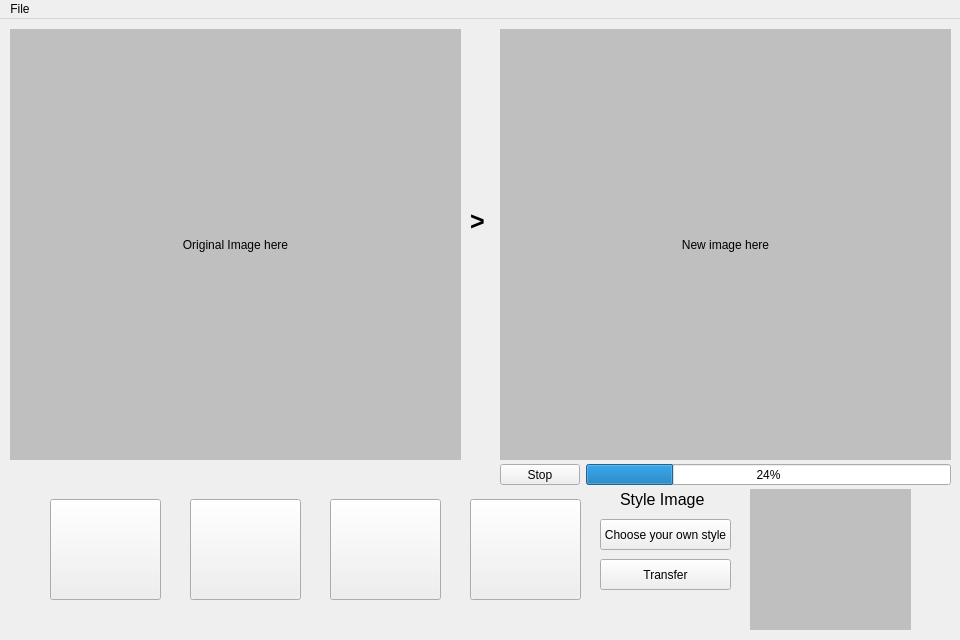
<?xml version="1.0" encoding="UTF-8"?>
<ui version="4.0">
 <class>MainWindow</class>
 <widget class="QMainWindow" name="MainWindow">
  <property name="geometry">
   <rect>
    <x>0</x>
    <y>0</y>
    <width>960</width>
    <height>640</height>
   </rect>
  </property>
  <property name="windowTitle">
   <string>MainWindow</string>
  </property>
  <property name="styleSheet">
   <string notr="true"/>
  </property>
  <widget class="QWidget" name="centralwidget">
   <widget class="QLabel" name="originalImg">
    <property name="enabled">
     <bool>true</bool>
    </property>
    <property name="geometry">
     <rect>
      <x>10</x>
      <y>10</y>
      <width>451</width>
      <height>431</height>
     </rect>
    </property>
    <property name="styleSheet">
     <string notr="true">background-color: rgb(191, 191, 191);</string>
    </property>
    <property name="frameShadow">
     <enum>QFrame::Plain</enum>
    </property>
    <property name="text">
     <string>Original Image here</string>
    </property>
    <property name="alignment">
     <set>Qt::AlignCenter</set>
    </property>
   </widget>
   <widget class="QLabel" name="newImg">
    <property name="geometry">
     <rect>
      <x>500</x>
      <y>10</y>
      <width>451</width>
      <height>431</height>
     </rect>
    </property>
    <property name="styleSheet">
     <string notr="true">background-color: rgb(191, 191, 191);</string>
    </property>
    <property name="text">
     <string>New image here</string>
    </property>
    <property name="alignment">
     <set>Qt::AlignCenter</set>
    </property>
   </widget>
   <widget class="QLabel" name="label_3">
    <property name="geometry">
     <rect>
      <x>470</x>
      <y>172</y>
      <width>20</width>
      <height>61</height>
     </rect>
    </property>
    <property name="font">
     <font>
      <pointsize>19</pointsize>
      <weight>75</weight>
      <bold>true</bold>
     </font>
    </property>
    <property name="text">
     <string>&gt;</string>
    </property>
   </widget>
   <widget class="QPushButton" name="style1">
    <property name="geometry">
     <rect>
      <x>50</x>
      <y>480</y>
      <width>111</width>
      <height>101</height>
     </rect>
    </property>
    <property name="autoFillBackground">
     <bool>false</bool>
    </property>
    <property name="styleSheet">
     <string notr="true">QPushButton{
border-image: url(:/styles/asset/style1.jpg);
}

QPushButton:hover{
border: 10px;
}
</string>
    </property>
    <property name="text">
     <string/>
    </property>
   </widget>
   <widget class="QPushButton" name="style2">
    <property name="geometry">
     <rect>
      <x>190</x>
      <y>480</y>
      <width>111</width>
      <height>101</height>
     </rect>
    </property>
    <property name="styleSheet">
     <string notr="true">QPushButton{
border-image: url(:/styles/asset/style2.jpg);
}

QPushButton:hover{
border: 10px;
}</string>
    </property>
    <property name="text">
     <string/>
    </property>
   </widget>
   <widget class="QPushButton" name="style3">
    <property name="geometry">
     <rect>
      <x>330</x>
      <y>480</y>
      <width>111</width>
      <height>101</height>
     </rect>
    </property>
    <property name="styleSheet">
     <string notr="true">QPushButton{
border-image: url(:/styles/asset/style3.jpg);
}

QPushButton:hover{
border: 10px;
}</string>
    </property>
    <property name="text">
     <string/>
    </property>
   </widget>
   <widget class="QPushButton" name="style4">
    <property name="geometry">
     <rect>
      <x>470</x>
      <y>480</y>
      <width>111</width>
      <height>101</height>
     </rect>
    </property>
    <property name="styleSheet">
     <string notr="true">QPushButton{
border-image: url(:/styles/asset/style4.jpg);
}

QPushButton:hover{
border: 10px;
}</string>
    </property>
    <property name="text">
     <string/>
    </property>
   </widget>
   <widget class="QLabel" name="styleImg">
    <property name="geometry">
     <rect>
      <x>750</x>
      <y>470</y>
      <width>161</width>
      <height>141</height>
     </rect>
    </property>
    <property name="styleSheet">
     <string notr="true">background-color: rgb(191, 191, 191);</string>
    </property>
    <property name="text">
     <string/>
    </property>
   </widget>
   <widget class="QPushButton" name="otherstyle">
    <property name="geometry">
     <rect>
      <x>600</x>
      <y>500</y>
      <width>131</width>
      <height>31</height>
     </rect>
    </property>
    <property name="text">
     <string>Choose your own style</string>
    </property>
   </widget>
   <widget class="QLabel" name="label_5">
    <property name="geometry">
     <rect>
      <x>620</x>
      <y>470</y>
      <width>91</width>
      <height>21</height>
     </rect>
    </property>
    <property name="font">
     <font>
      <pointsize>12</pointsize>
     </font>
    </property>
    <property name="text">
     <string>Style Image</string>
    </property>
   </widget>
   <widget class="QPushButton" name="pushButton">
    <property name="geometry">
     <rect>
      <x>600</x>
      <y>540</y>
      <width>131</width>
      <height>31</height>
     </rect>
    </property>
    <property name="text">
     <string>Transfer</string>
    </property>
   </widget>
   <widget class="QLabel" name="label">
    <property name="geometry">
     <rect>
      <x>0</x>
      <y>595</y>
      <width>741</width>
      <height>21</height>
     </rect>
    </property>
    <property name="text">
     <string/>
    </property>
    <property name="alignment">
     <set>Qt::AlignCenter</set>
    </property>
   </widget>
   <widget class="QWidget" name="horizontalLayoutWidget">
    <property name="geometry">
     <rect>
      <x>500</x>
      <y>445</y>
      <width>451</width>
      <height>21</height>
     </rect>
    </property>
    <layout class="QHBoxLayout" name="horizontalLayout">
     <item>
      <widget class="QPushButton" name="stop">
       <property name="text">
        <string>Stop</string>
       </property>
      </widget>
     </item>
     <item>
      <widget class="QProgressBar" name="progress">
       <property name="value">
        <number>24</number>
       </property>
       <property name="alignment">
        <set>Qt::AlignCenter</set>
       </property>
      </widget>
     </item>
    </layout>
   </widget>
  </widget>
  <widget class="QMenuBar" name="menubar">
   <property name="geometry">
    <rect>
     <x>0</x>
     <y>0</y>
     <width>960</width>
     <height>21</height>
    </rect>
   </property>
   <widget class="QMenu" name="menuFile">
    <property name="title">
     <string>File</string>
    </property>
    <addaction name="actionOpen"/>
    <addaction name="actionSave"/>
   </widget>
   <addaction name="menuFile"/>
  </widget>
  <action name="actionOpen">
   <property name="checkable">
    <bool>false</bool>
   </property>
   <property name="text">
    <string>Open</string>
   </property>
  </action>
  <action name="actionSave">
   <property name="text">
    <string>Save</string>
   </property>
  </action>
 </widget>
 <resources>
  <include location="resource.qrc"/>
 </resources>
 <connections/>
</ui>
